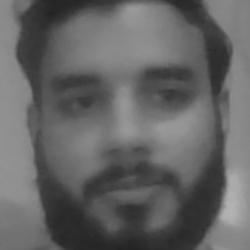
#> input picture Dataset/Abdullah_251.jpg, 250 x 250 px, given in place of the camera
$ jupyter execute --allow-errors FaceId_Door_Lock_System.ipynb   (text cells are left out)
#> lines starting #> are read from the running program, lines starting #| are printed output that depends on the picture
[cell 1]
import cv2
from tensorflow.keras.models import Sequential
from tensorflow.keras.layers import Dense, Dropout, Activation, Flatten
from tensorflow.keras.layers import Conv2D, MaxPooling2D
from tensorflow.keras.callbacks import TensorBoard
from tensorflow.keras.utils import to_categorical
import keras
import keras_metrics
import matplotlib.pyplot as plt
import os
from random import shuffle
from tqdm import tqdm

[cell 2]
def dataset_generation():
    FaceClassifier = cv2.CascadeClassifier("haarcascade_frontalface_default.xml")
    def face_detection(image):
        gray_scale = cv2.cvtColor(image, cv2.COLOR_BGR2GRAY)
        detected_face = FaceClassifier.detectMultiScale(gray_scale, 1.3, 5)

        if detected_face is ():
            return None
        for (x,y,w,h) in detected_face:
            face = image[y:y+h,x:x+w]
        return face

    videoCapture = cv2.VideoCapture(0)
    image_id = 0

    while True:
        ret, frame = videoCapture.read()
#> frame is the input picture: shape (250, 250, 3); min 35, max 179, mean 100
        if face_detection(frame) is not None:
#> in face_detection, `detected_face = FaceClassifier.detectMultiScale(gray_scale, 1.3, 5)`: detected_face = [[30, 21, 196, 196]]
#> the loop in face_detection, `for (x,y,w,h) in detected_face:` made 1 pass
#> pass 1, in face_detection, `face = image[y:y+h,x:x+w]`:
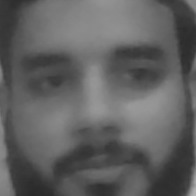
#> face: shape (196, 196, 3); min 40, max 177, mean 96
            image_id+=1
#> image_id = 1
            face = cv2.resize(face_detection(frame), (250,250))
#> the loop in face_detection (call 2), `for (x,y,w,h) in detected_face:` made 1 pass
#> face: shape (250, 250, 3)
            face = cv2.cvtColor(face, cv2.COLOR_BGR2GRAY)
#> face: shape (250, 250)
            #Saving images from web cam to local disk
            file_name_path = "Dataset/"+"Yousaf_"+str(image_id)+'.jpg'
#> file_name_path = 'Dataset/Yousaf_1.jpg'
            cv2.imwrite(file_name_path, face)
            cv2.putText(face, str(image_id), (50,50), cv2.FONT_HERSHEY_COMPLEX, 1, (0,255,0), 2 )
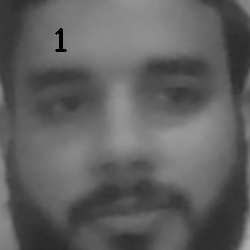
#> face: shape (250, 250); min 0, max 177, mean 95.7

            cv2.imshow("Cropped_Face", face)
            if cv2.waitKey(1)==13 or int(image_id)==500:
#> (key Esc is pressed here)
                break

    videoCapture.release()
    cv2.destroyAllWindows()
    print("Data Collection is completed")

[cell 3]
dataset_generation()

[cell 4]
import numpy as np

[cell 5]
#Creating labels for each person
def label(image):
    name = image.split("_")[0]
    #One hot encoding for four persons
    if name == "Yousaf":
        return 0
    elif name == "Qazi":
        return 1
    elif name == "Abdullah":
        return 2
    elif name == "Manzoor":
        return 3

[cell 6]
def load_data():
    dataset = []
    for image_name in tqdm(os.listdir("C:\\Users\\Marhaba\\Desktop\\Computer Vision\\FaceId_Door_Lock_System\\Dataset")):
        image_path = os.path.join("C:\\Users\\Marhaba\\Desktop\\Computer Vision\\FaceId_Door_Lock_System\\Dataset",image_name)
        image = cv2.imread(image_path,cv2.IMREAD_GRAYSCALE)
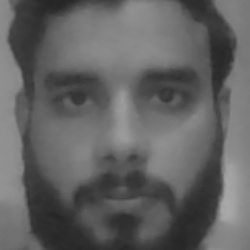
#> input picture Dataset/Abdullah_161.jpg, 250 x 250 px, found by its file name
#> image is the input picture: shape (250, 250); min 37, max 169, mean 98
        dataset.append([image,label(image_name)])
    shuffle(dataset)
    return dataset

[cell 7]
dataset = load_data()

[cell 8]
dataset[1]

[cell 9]
#Splitting dataset into training and testing
train_dataset = dataset[:1600]
test_dataset = dataset[1600::]
X = np.array([k[0] for k in train_dataset]).reshape(-1,250,250,1)
print(X.shape)
#| (4, 250, 250, 1)
